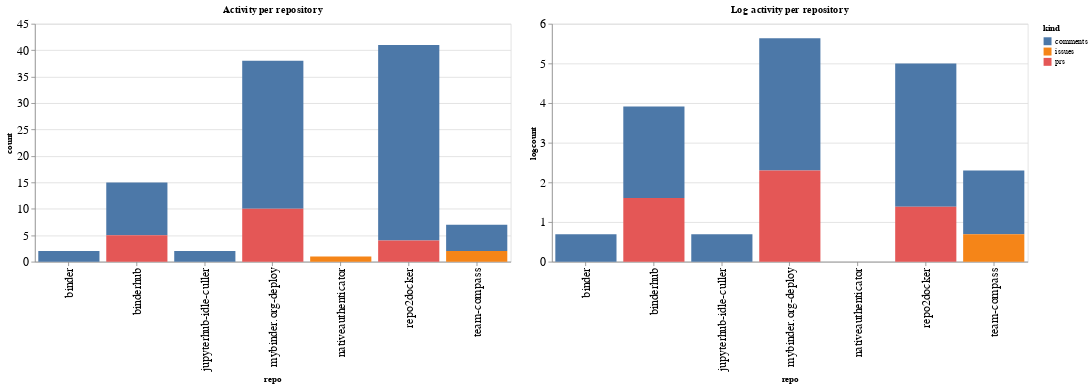

Notebook code cell kept with this figure:
### Code cell
ch1 = alt.Chart(repo_summaries, width=600, title="Activity per repository").mark_bar().encode(
    x='repo',
    y='count',
    color='kind',
    tooltip="kind"
)

ch2 = alt.Chart(repo_summaries, width=600, title="Log activity per repository").mark_bar().encode(
    x='repo',
    y='logcount',
    color='kind',
    tooltip="kind"
)

ch1 | ch2

### Figure 1 — Vega-Lite specification as saved in the notebook (floating-point values rounded to 4 significant figures)
{"config": {"axisLeft": {"labelFontSize": 15}, "axisBottom": {"labelFontSize": 15}}, "hconcat": [{"mark": "bar", "encoding": {"color": {"type": "nominal", "field": "kind"}, "tooltip": {"type": "nominal", "field": "kind"}, "x": {"type": "nominal", "field": "repo"}, "y": {"type": "quantitative", "field": "count"}}, "title": "Activity per repository", "width": 600}, {"mark": "bar", "encoding": {"color": {"type": "nominal", "field": "kind"}, "tooltip": {"type": "nominal", "field": "kind"}, "x": {"type": "nominal", "field": "repo"}, "y": {"type": "quantitative", "field": "logcount"}}, "title": "Log activity per repository", "width": 600}], "data": {"name": "data-9398472645e6ea37c09a4d90848b4f6c"}, "$schema": "https://vega.github.io/schema/vega-lite/v4.8.1.json", "datasets": {"data-9398472645e6ea37c09a4d90848b4f6c": [{"repo": "binder", "kind": "comments", "count": 2, "logcount": 0.6931}, {"repo": "binderhub", "kind": "comments", "count": 10, "logcount": 2.303}, {"repo": "binderhub", "kind": "prs", "count": 5, "logcount": 1.609}, {"repo": "jupyterhub-idle-culler", "kind": "comments", "count": 2, "logcount": 0.6931}, {"repo": "mybinder.org-deploy", "kind": "comments", "count": 28, "logcount": 3.332}, {"repo": "mybinder.org-deploy", "kind": "prs", "count": 10, "logcount": 2.303}, {"repo": "nativeauthenticator", "kind": "issues", "count": 1, "logcount": 0.0}, {"repo": "repo2docker", "kind": "comments", "count": 37, "logcount": 3.611}, {"repo": "repo2docker", "kind": "prs", "count": 4, "logcount": 1.386}, {"repo": "team-compass", "kind": "comments", "count": 5, "logcount": 1.609}, {"repo": "team-compass", "kind": "issues", "count": 2, "logcount": 0.6931}]}}
